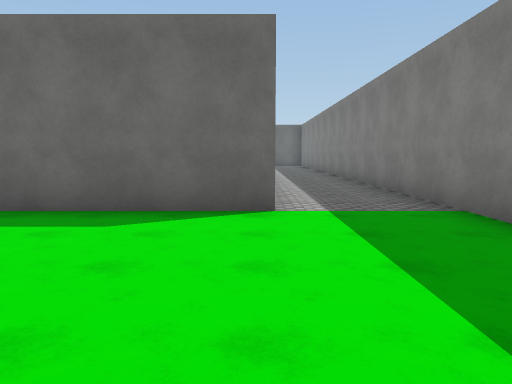
[1] (above)

18 first-person views from a walk through a Unity game level. The camera is 1.5 m above the floor, tilts 6° down and sees 70° across. The floor is counted in squares, 2 m on a side. Each view is taken from the middle of a square. On the plan, view 1 faces up. The plan holds only what a view shows up to about 11 squares ahead; the rest is blank. Surface patterns are stand-ins for the level's own textures.

[2]
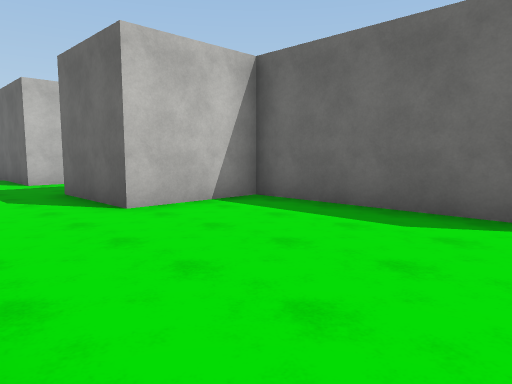

[3]
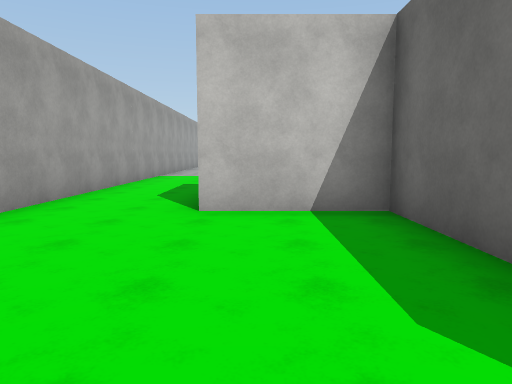

[4]
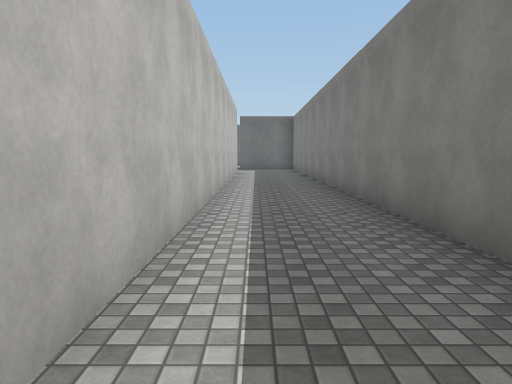

[5]
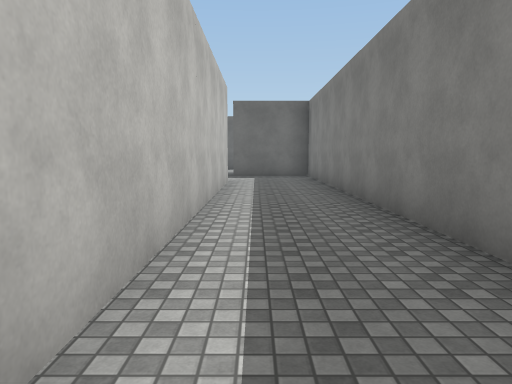

[6]
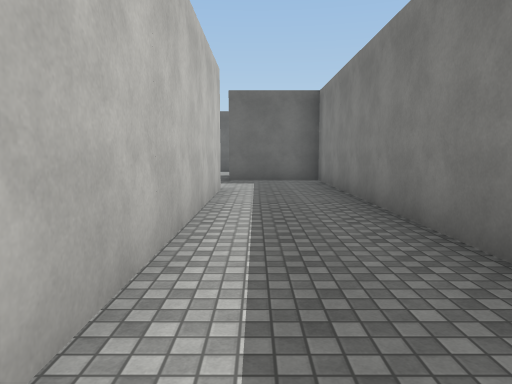

[7]
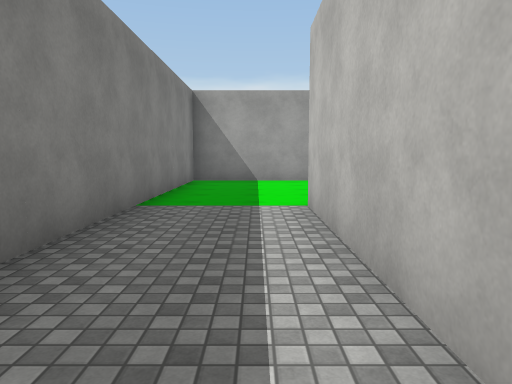

[8]
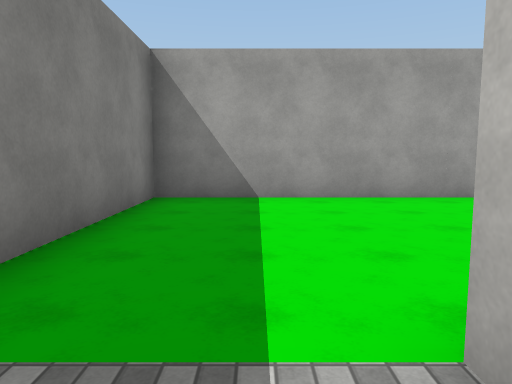

[9]
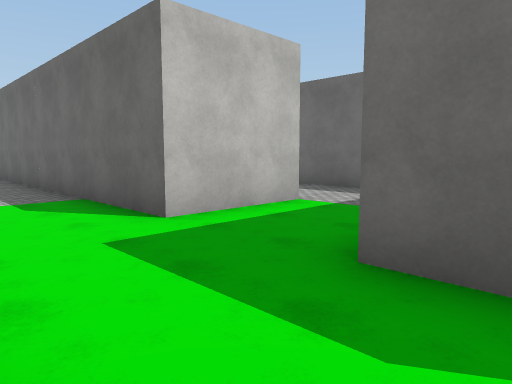

[10]
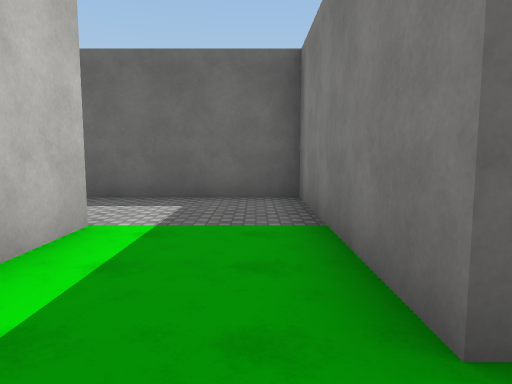

[11]
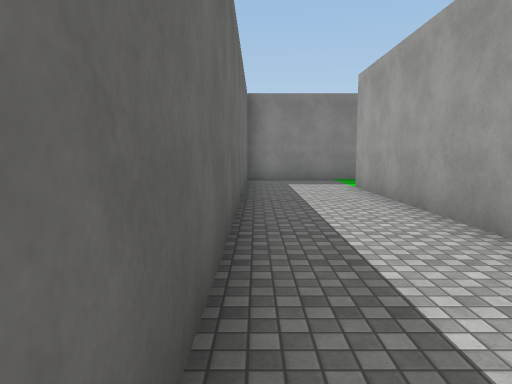

[12]
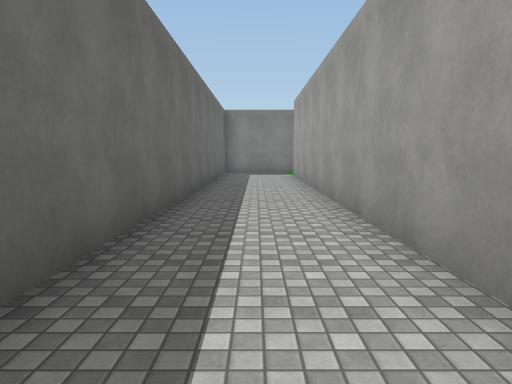

[13]
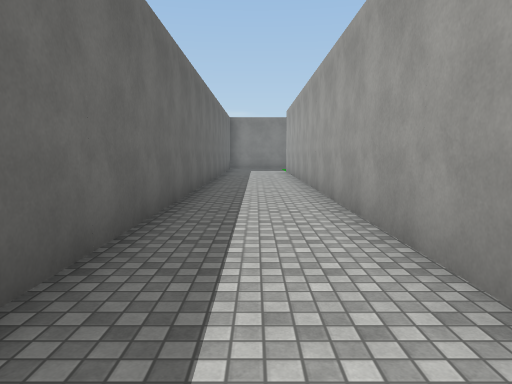

[14]
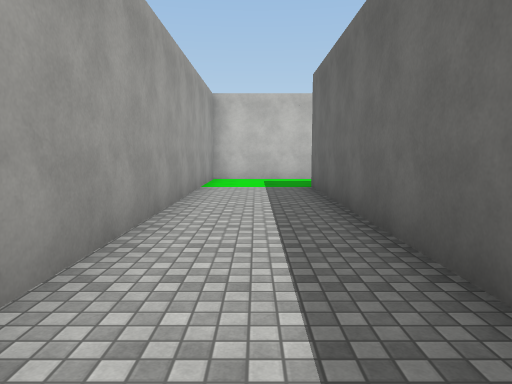

[15]
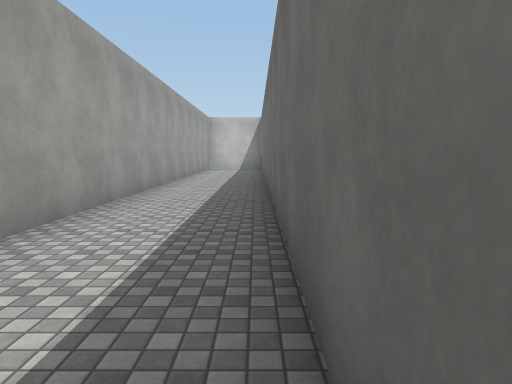

[16]
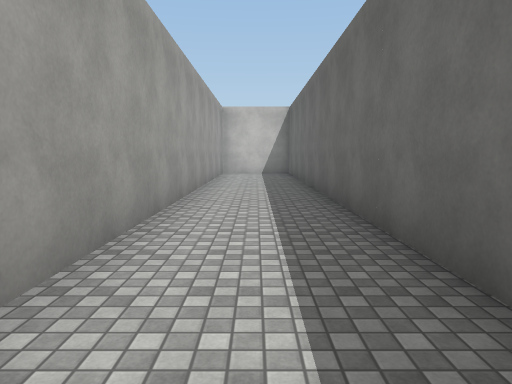

[17]
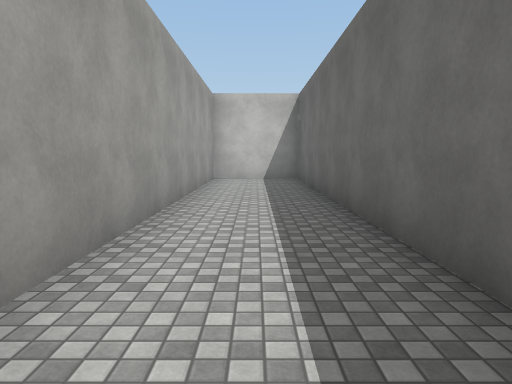

[18]
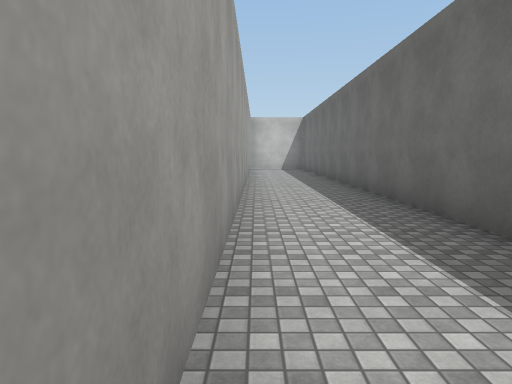

### Floor plan
Points are (right, up) in squares from view 1. A wall is a line through its corners. A room is listed if a view was taken in it or the views show most of it. See-through windows are left out.
Room 1 (views 1, 2, 3, 4, 5, 6, 7, 8, 9, 10, 15, 16, 17, 18)
walls: (-9.7, 2.3) (-29.7, 2.3) (-29.7, -0.2) (-4.5, -0.2); (-2.9, -0.2) (2.8, -0.2) (2.8, 19.5); (0.3, 19.8) (0.3, 4.8) (-4.7, 4.8) (-4.7, 2.3) (-7.2, 2.3)
ways out: opening at (-8.5, 3.5) to room 2; opening at (1.5, 19)
Room 2 (views 11, 12, 13, 14)
walls: (-7.2, 2.3) (-7.2, 7.2) (-27.2, 7.2); (-29.7, 7.8) (-29.7, 4.7) (-9.7, 4.7) (-9.7, 2.3)
ways out: opening at (-8.5, 3.5) to room 1

Where each view was taken, in squares from view 1:
view 1: 0 up, 0 right, facing up
view 2: 0 up, 0 right, facing up-left
view 3: 3 up, 0 right, facing left
view 4: 5 up, 1 right, facing up
view 5: 10 up, 1 right, facing up
view 6: 12 up, 1 right, facing up
view 7: 10 up, 1 right, facing down
view 8: 6 up, 1 right, facing down
view 9: 0 up, 6 left, facing up-left
view 10: 1 up, 8 left, facing up
view 11: 7 up, 18 left, facing right
view 12: 6 up, 22 left, facing right
view 13: 6 up, 25 left, facing right
view 14: 6 up, 19 left, facing left
view 15: 2 up, 12 left, facing left
view 16: 1 up, 16 left, facing left
view 17: 1 up, 19 left, facing left
view 18: 0 up, 12 left, facing left
